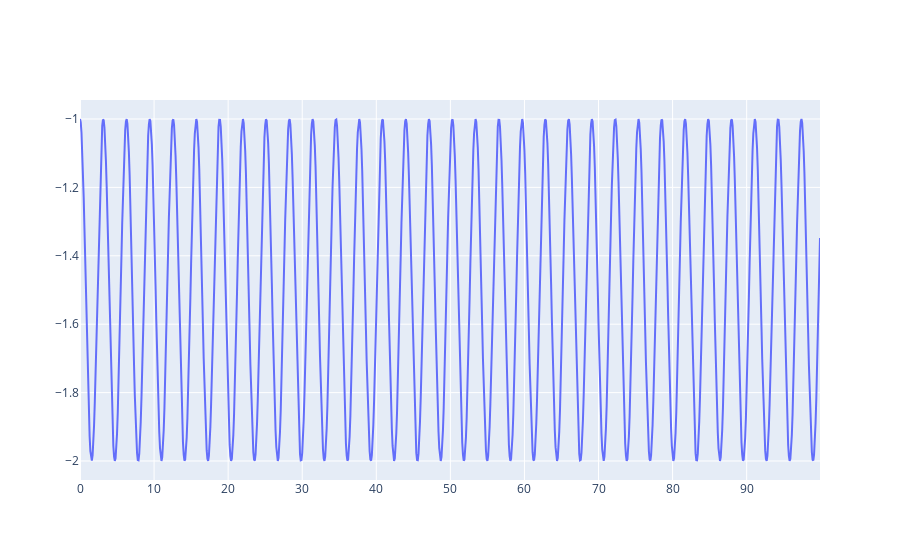

Here is the notebook cell this chart was saved with:
### Code cell
py.iplot([go.Scatter(x=timeline,y=eigenvalue(stateA,stateB,timeline))])

### Figure 1 — Plotly figure (JSON) as saved in the notebook; plotly's stock layout.template omitted (floating-point values rounded to 4 significant figures; data arrays with more than 128 entries replaced by an {"elided": "..."} marker saying what was removed)
{"data": [{"type": "scatter", "x": {"elided": "1000 float values"}, "y": {"elided": "1000 float values"}}], "layout": {}}
